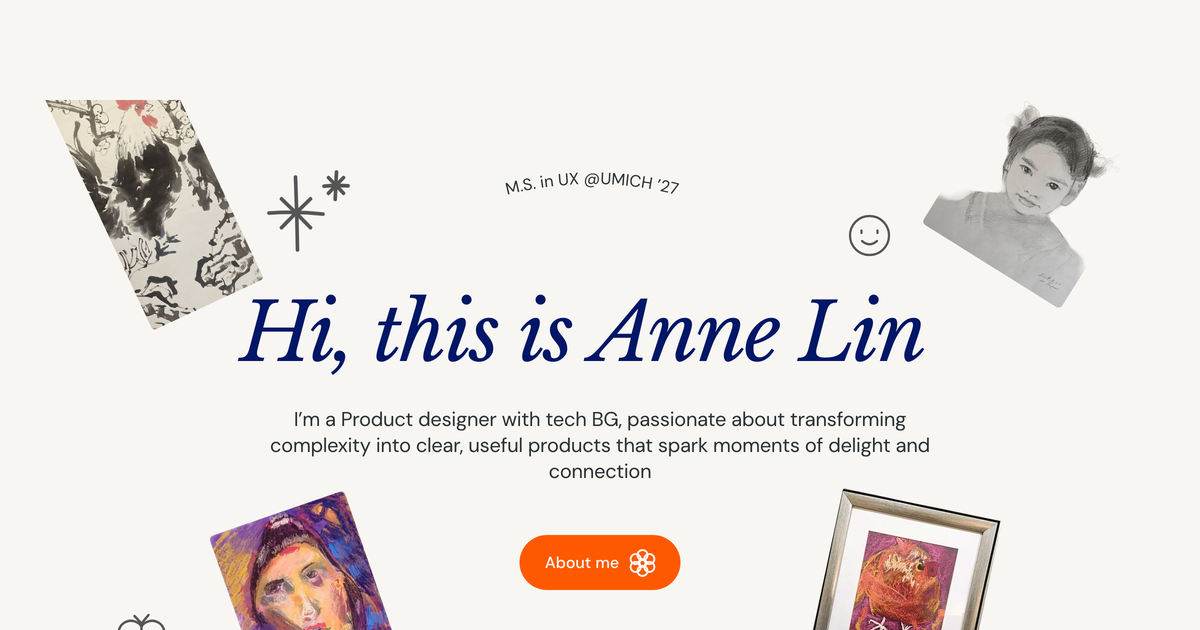
#> input picture src/app/twitter-image.png, 1200 x 630 px
$ python make-dark-image.py ../src/app/twitter-image.png ../src/app/twitter-image.png 5 ../src/app/twitter-image.png
#> lines starting #> are read from the running program, lines starting #| are printed output that depends on the picture
"""Dark-page copy of a see-through picture: dark ink that sits straight on the
transparent background (labels, captions, arrows) is turned light. Anything
inside a solid body (a phone screen, a white card) is left alone."""
import sys, numpy as np
from PIL import Image, ImageFilter

def body_mask(alpha, k):
    op = alpha.point(lambda a: 255 if a > 200 else 0)
    small = op.filter(ImageFilter.MinFilter(k))       # erode: thin strokes vanish
    return small.filter(ImageFilter.MaxFilter(k + 6))  # grow back, a little past the edge

def solidify(im, k):
    """Large see-through tints (callout boxes, chart quadrants) were drawn to sit
    on a white page: lay them on white so they keep the colour they were given.
    Soft black shadows are left see-through."""
#> called with k = 5
    a = np.asarray(im).astype(np.float32)
    rgb, al = a[..., :3], a[..., 3]
#> al: shape (630, 1200) float32; every value is 255
    L = (rgb.max(-1) + rgb.min(-1)) / 510
    tint = ((al > 50) & (al < 250) & (L > 0.25)) | (al >= 250)
#> tint: shape (630, 1200) bool; every value is 1
    m = Image.fromarray((tint * 255).astype(np.uint8)).filter(ImageFilter.MinFilter(k)).filter(ImageFilter.MaxFilter(k))
#> m: PIL image 1200x630 L; every value is 255
    reg = (np.asarray(m) > 0) & (al > 50) & (al < 250) & (L > 0.25)
#> reg: shape (630, 1200) bool; every value is 0
    t = (al / 255)[..., None]
#> t: shape (630, 1200, 1) float32; every value is 1
    comp = rgb * t + 255 * (1 - t)
    a[..., :3] = np.where(reg[..., None], comp, rgb)
    a[..., 3] = np.where(reg, 255, al)
    return Image.fromarray(a.round().astype(np.uint8), "RGBA")

# [78 lines left out: functions halo, fill_white, character, not called in this run]

def ink_to_light(path, out, k=15, mode="ink", thresh=0.5, rim=0, grey_only=False):
    im = Image.open(path).convert("RGBA")
    if mode == "halo":
        halo(im, rim or 5).save(out, optimize=True); return 0
    if mode == "character":
        character(im).save(out, optimize=True); return 0
    if mode == "fill":
        fill_white(im, rim or 4).save(out, optimize=True); return 0
    im = solidify(im, k)
    a = np.asarray(im).astype(np.float32)
    rgb, al = a[..., :3] / 255, a[..., 3]
    mx, mn = rgb.max(-1), rgb.min(-1)
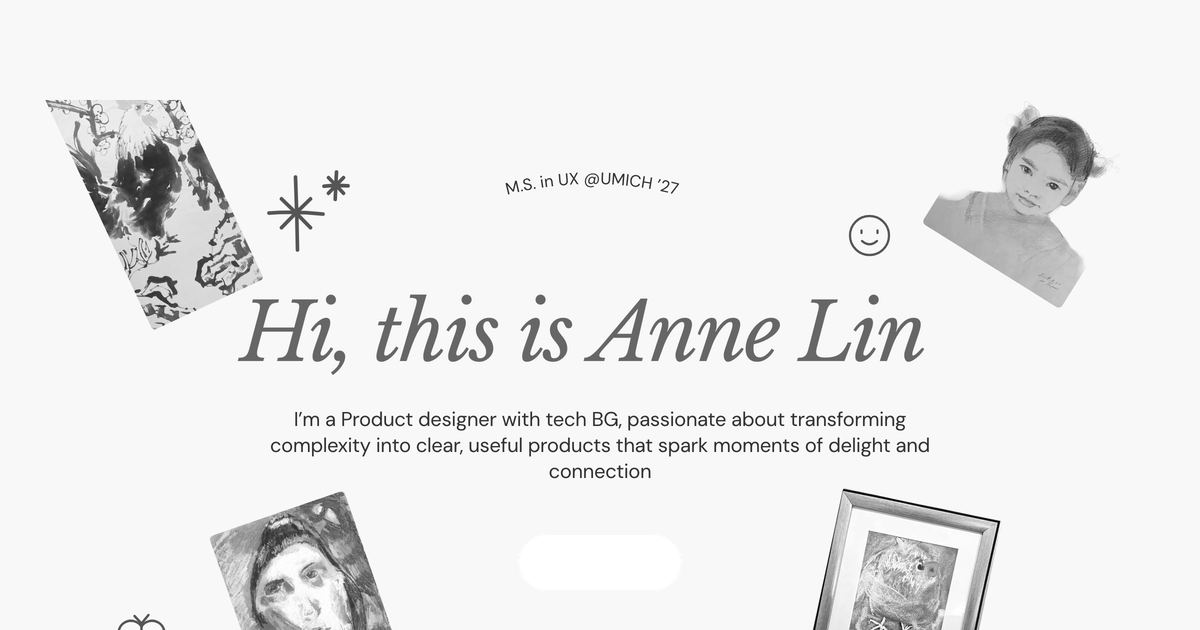
#> mx: shape (630, 1200) float32; min 0, max 1, mean 0.925
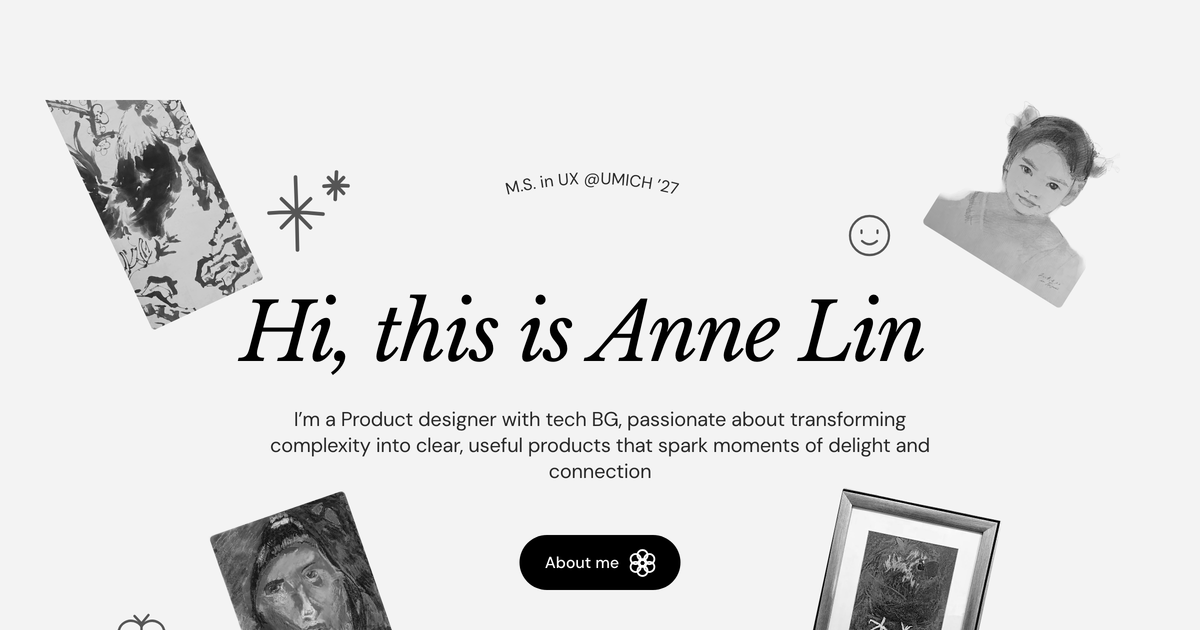
#> mn: shape (630, 1200) float32; min 0, max 1, mean 0.877
    L = (mx + mn) / 2
    if mode == "invert":
        sel = al > 0
    else:
        body = np.asarray(body_mask(im.getchannel("A"), k)) > 0
        sel = (al > 0) & ~body & (L < thresh)
    if grey_only:
        sel &= (mx - mn) < 0.12
    # flip lightness, keep hue: black to off-white, deep blue to pale blue
    newL = np.clip(0.92 - 0.8 * L, 0, 1)
    scale_dark = np.where(L > 1e-4, newL / np.maximum(L, 1e-4), 0)
    # HSL lightness change done per channel: move each channel so chroma is kept
    C = mx - mn
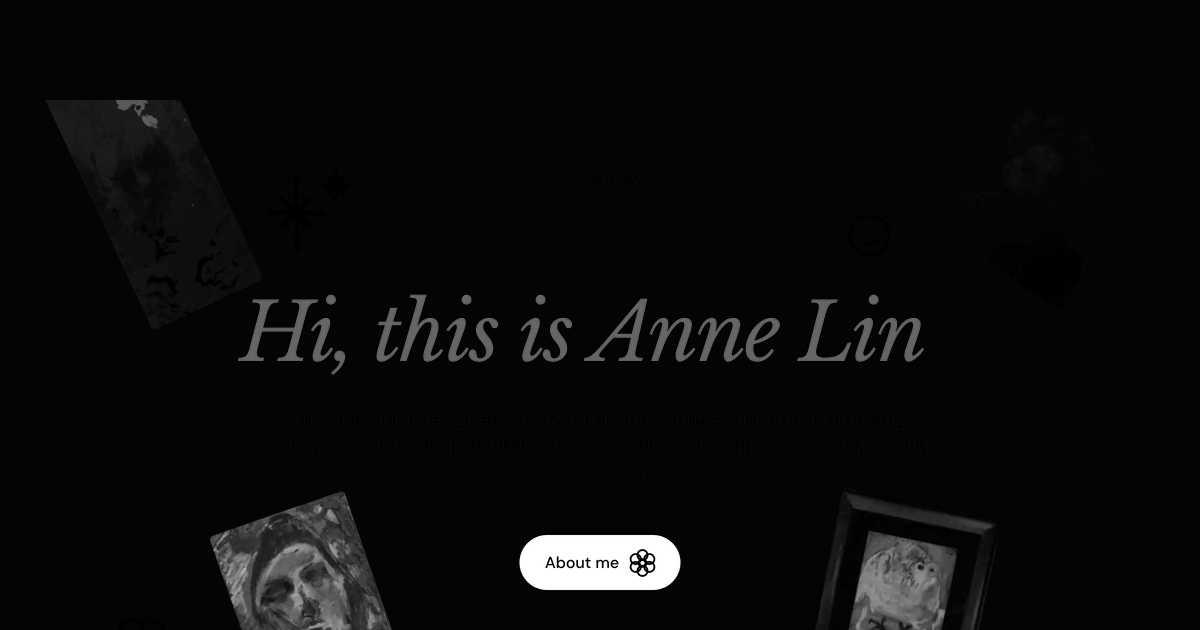
#> C: shape (630, 1200) float32; min 0, max 1, mean 0.0474
    S = np.where((L > 0) & (L < 1), C / np.maximum(1 - np.abs(2 * L - 1), 1e-4), 0)
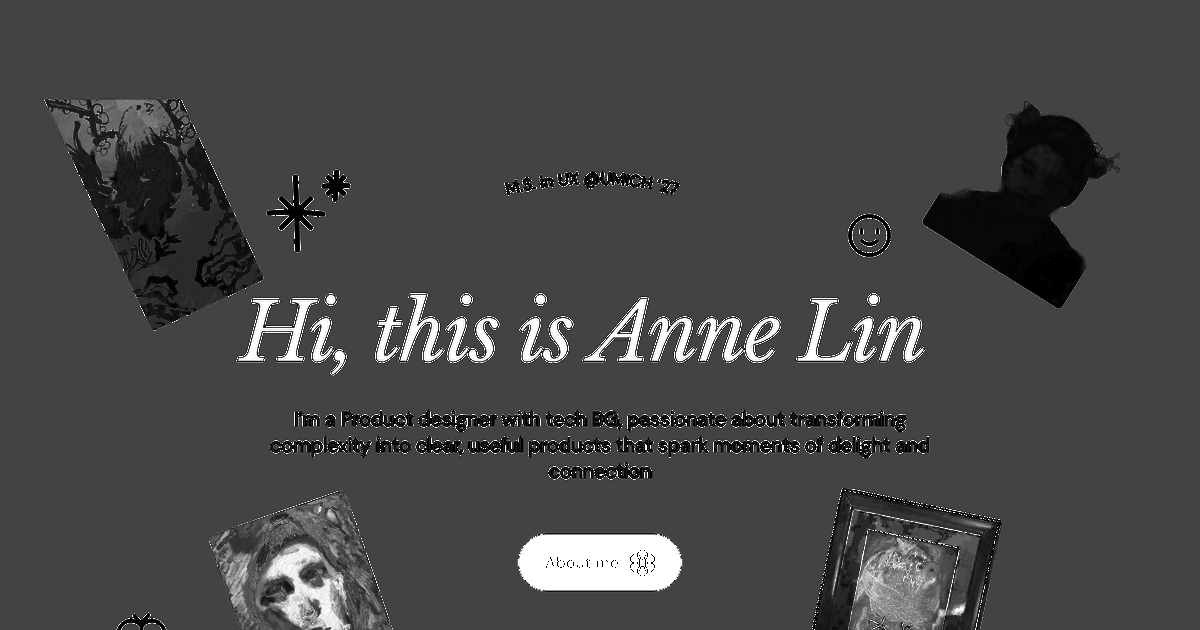
#> S: shape (630, 1200) float32; min 0, max 1, mean 0.278
    C2 = (1 - np.abs(2 * newL - 1)) * S
    ratio = np.where(C > 1e-4, C2 / np.maximum(C, 1e-4), 0)
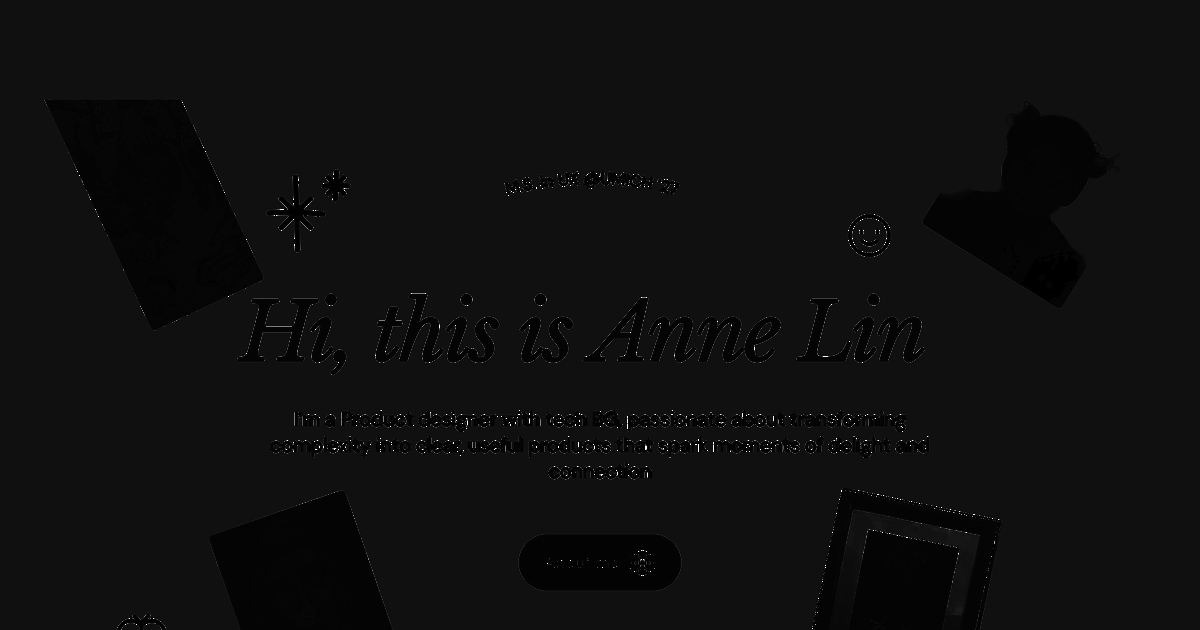
#> ratio: shape (630, 1200) float32; min 0, max 62, mean 3.7; drawn with min black and max white
    new = (rgb - L[..., None]) * ratio[..., None] + newL[..., None]
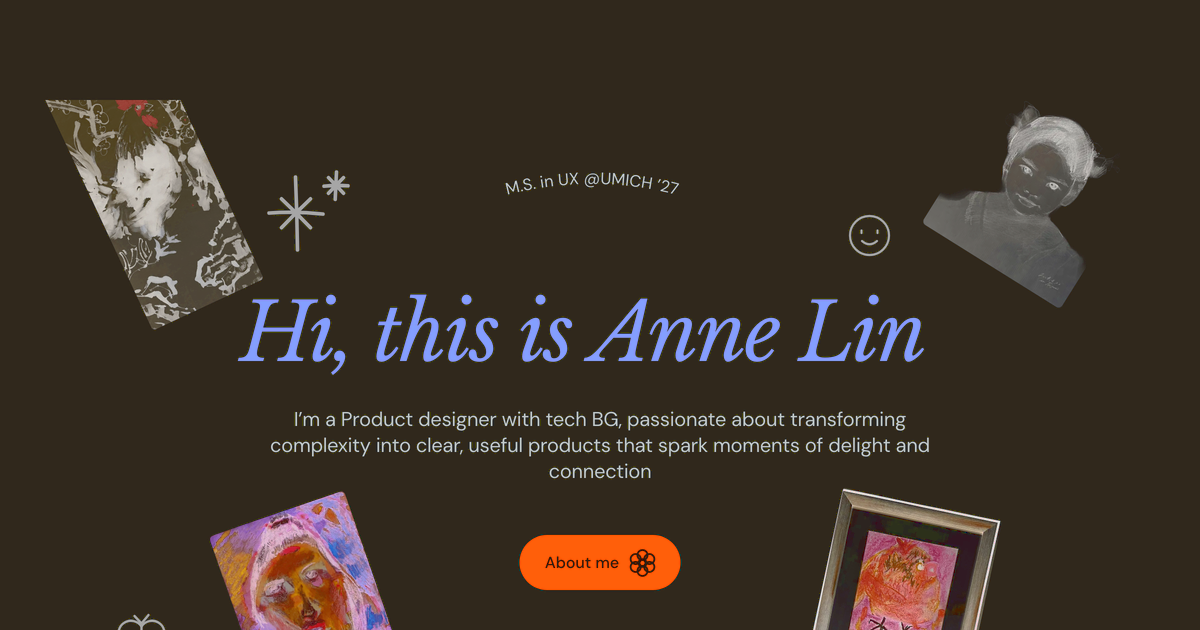
#> new: shape (630, 1200, 3) float32; mean R, G, B 0.241, 0.199, 0.157; drawn with min black and max white
    out_rgb = np.where(sel[..., None], np.clip(new, 0, 1), rgb)
    res = np.dstack([out_rgb * 255, al]).round().astype(np.uint8)
    o = Image.fromarray(res, "RGBA")
    if rim: o = halo(o, rim)
    o.save(out, optimize=True)
    return sel.sum() / max(1, (al > 0).sum())

if __name__ == "__main__":
    print(ink_to_light(sys.argv[1], sys.argv[2], int(sys.argv[3]) if len(sys.argv) > 3 else 15, sys.argv[4] if len(sys.argv) > 4 else "ink"))
